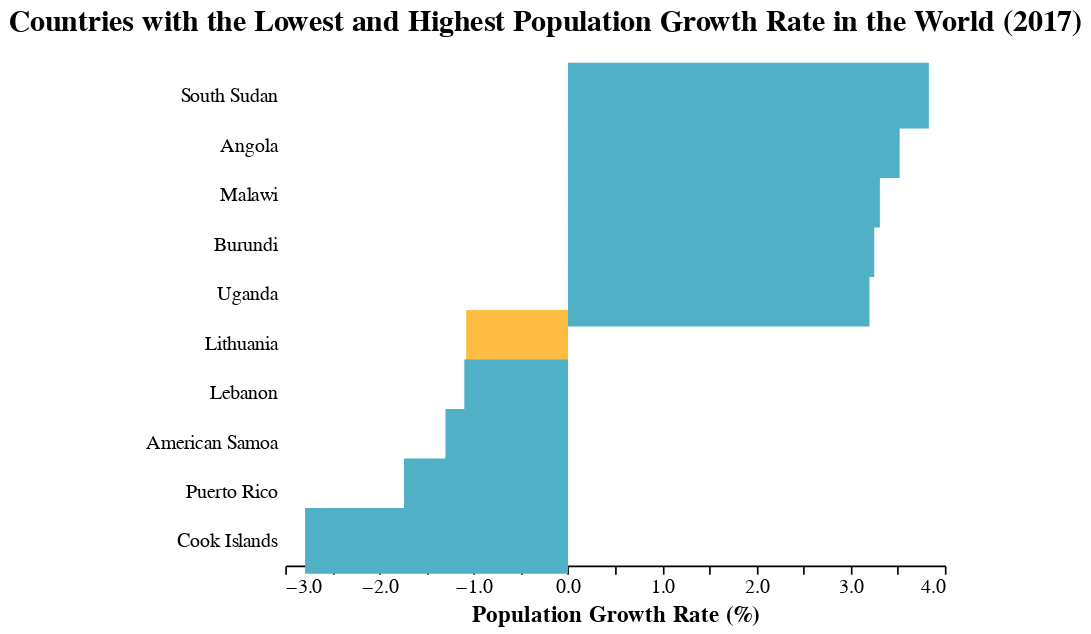

Write notebook code for a chart like this one.
### Code cell
# -1.08 % = 1% less than last year, i.e. net migration per 1000 residents = -10.8 
# 2017
graph_migration(mig_per_year_world[:5].append(mig_per_year_world[-5:]), 'Country', 
                'Population Growth Rate (%)', 'Population Growth Rate in the World (2017)')

### Figure 1 — Vega-Lite specification as saved in the notebook (floating-point values rounded to 4 significant figures)
{"$schema": "https://vega.github.io/schema/vega-lite/v2.6.0.json", "config": {"axisX": {"domain": true, "domainColor": "black", "domainWidth": 1, "grid": false, "labelAngle": 0, "labelColor": "black", "labelFont": "Poppins", "labelFontSize": 12, "tickColor": "black", "tickSize": 5, "titleColor": "black", "titleFont": "Poppins", "titleFontSize": 14, "titlePadding": 5}, "axisY": {"domain": false, "grid": false, "gridColor": "white", "gridWidth": 1, "labelAngle": 0, "labelColor": "black", "labelFont": "Poppins", "labelFontSize": 12, "labelPadding": 5, "ticks": false, "titleColor": "black", "titleFont": "Poppins", "titleFontSize": 14, "titlePadding": 5}, "bar": {"binSpacing": 1, "continuousBandSize": 30, "discreteBandSize": 30, "size": 40, "stroke": false}, "circle": {"size": 50, "stroke": "white", "strokeWidth": 0.5}, "legend": {"labelFont": "Poppins", "labelFontSize": 12, "offset": 0, "orient": "top-right", "symbolSize": 100, "symbolType": "circle", "title": "", "titleFont": "Poppins", "titleFontSize": 14}, "line": {"strokeWidth": 3}, "path": {"strokeWidth": 0.5}, "point": {"size": 50}, "range": {"category": ["#47b8e0", "#ffc952", "#a5d296", "#ff7473", "#7f9eb2", "#f1bbba", "#D1B6E1", "#D9D4CF"], "diverging": ["#eff3ff", "#c6dbef", "#9ecae1", "#6baed6", "#3182bd", "#08519c"]}, "text": {"align": "right", "font": "Poppins", "fontSize": 11, "fontWeight": 400, "size": 11}, "title": {"anchor": "center", "font": "Poppins", "fontSize": 18, "offset": 15}, "trail": {"size": 1, "strokeWidth": 0}, "view": {"stroke": "transparent"}}, "data": {"name": "data-cf1e0ab2791a71f6ab0fc7d023be6cca"}, "datasets": {"data-cf1e0ab2791a71f6ab0fc7d023be6cca": [{"Country": "South Sudan", "Population Growth Rate (%)": 3.83}, {"Country": "Angola", "Population Growth Rate (%)": 3.52}, {"Country": "Malawi", "Population Growth Rate (%)": 3.31}, {"Country": "Burundi", "Population Growth Rate (%)": 3.25}, {"Country": "Uganda", "Population Growth Rate (%)": 3.2}, {"Country": "Lithuania", "Population Growth Rate (%)": -1.08}, {"Country": "Lebanon", "Population Growth Rate (%)": -1.1}, {"Country": "American Samoa", "Population Growth Rate (%)": -1.3}, {"Country": "Puerto Rico", "Population Growth Rate (%)": -1.74}, {"Country": "Cook Islands", "Population Growth Rate (%)": -2.79}]}, "encoding": {"color": {"condition": {"test": "(datum['Country'] === 'Lithuania')", "value": "#FFBC42"}, "value": "#4FB0C6"}, "x": {"field": "Population Growth Rate (%)", "type": "quantitative"}, "y": {"field": "Country", "sort": {"field": "Net migration per 1000 residents", "op": "count", "order": "descending"}, "title": "", "type": "nominal"}}, "height": 300, "mark": "bar", "title": "Countries with the Lowest and Highest Population Growth Rate in the World (2017)", "width": 400}
